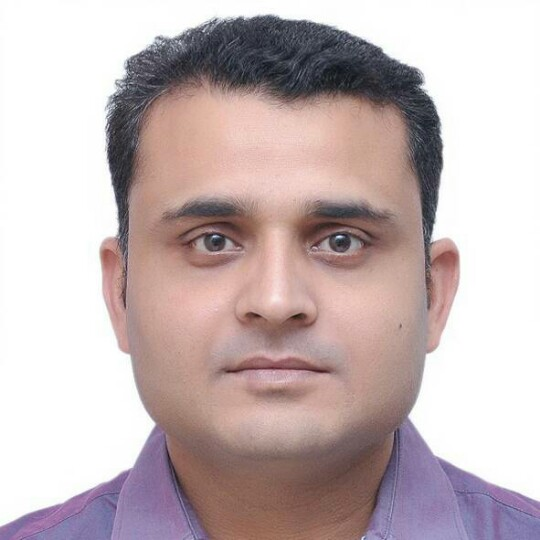
#> input picture image-processing-opencv/input1.jpg, 540 x 540 px
$ python rotation.py
#> lines starting #> are read from the running program, lines starting #| are printed output that depends on the picture
import cv2
import numpy as np

img = cv2.imread("input1.jpg")
#> img is the input picture: shape (540, 540, 3); mean B, G, R 182.1, 181.5, 197
height, width = img.shape[:2]
#> height = 540; width = 540
rotationMatrix = cv2.getRotationMatrix2D((width/2, height/2), 270, 1)
rotatedImg = cv2.warpAffine(img, rotationMatrix, (width, height))
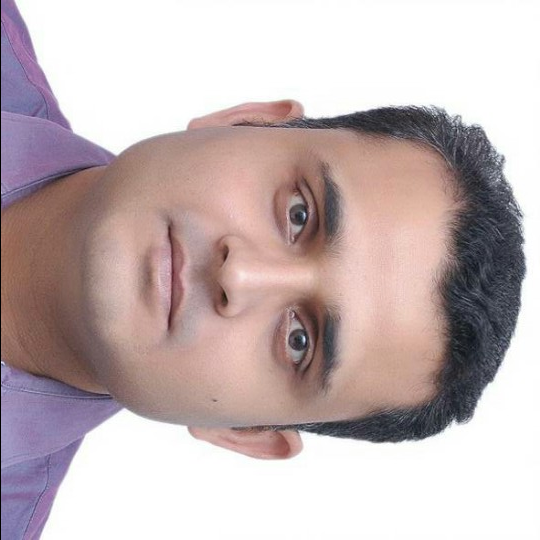
#> rotatedImg: shape (540, 540, 3); mean B, G, R 181.7, 181.1, 196.6

cv2.imshow("Rotated Image by 270 degree", rotatedImg)

rotatedImg = cv2.transpose(img)
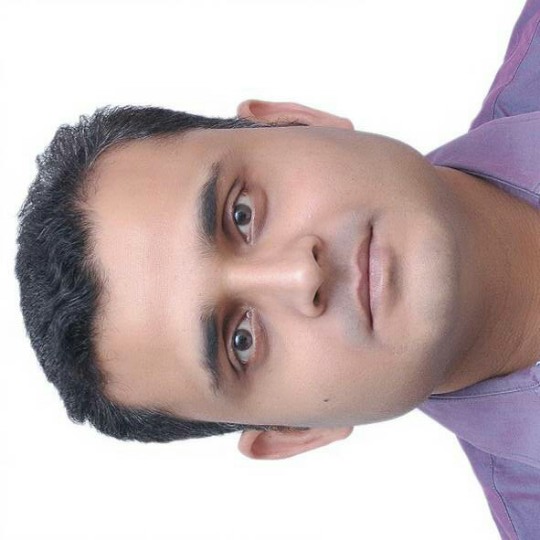
#> rotatedImg: shape (540, 540, 3); mean B, G, R 182.1, 181.5, 197
cv2.imshow("Rotated Image by Transpose", rotatedImg)

smaller = cv2.pyrDown(img)
largerImg = cv2.pyrUp(img)
largest = cv2.pyrUp(largerImg)
cv2.imshow("Smaller Image", smaller)
cv2.imshow("Larger", largerImg)
cv2.imshow("Largest", largest)

cv2.waitKey()
cv2.destroyAllWindows()

$ run again, with image-processing-opencv/Sunflowers.jpg copied over image-processing-opencv/input1.jpg
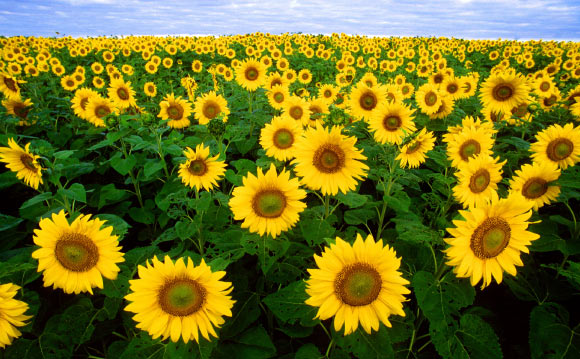
#> input picture image-processing-opencv/Sunflowers.jpg, 580 x 359 px
#> img is the input picture: shape (359, 580, 3); mean B, G, R 33.5, 114.1, 115.8
#> `rotatedImg = cv2.transpose(img)`:
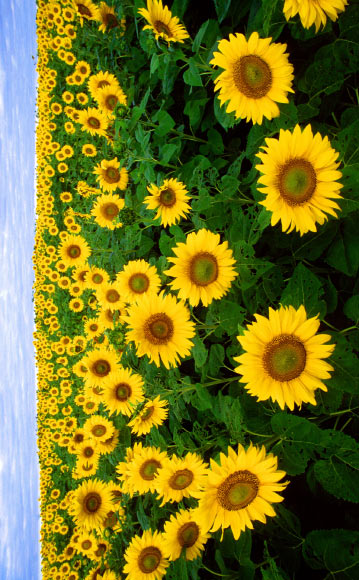
#> rotatedImg: shape (580, 359, 3); mean B, G, R 33.5, 114.1, 115.8
#> `largerImg = cv2.pyrUp(img)`:
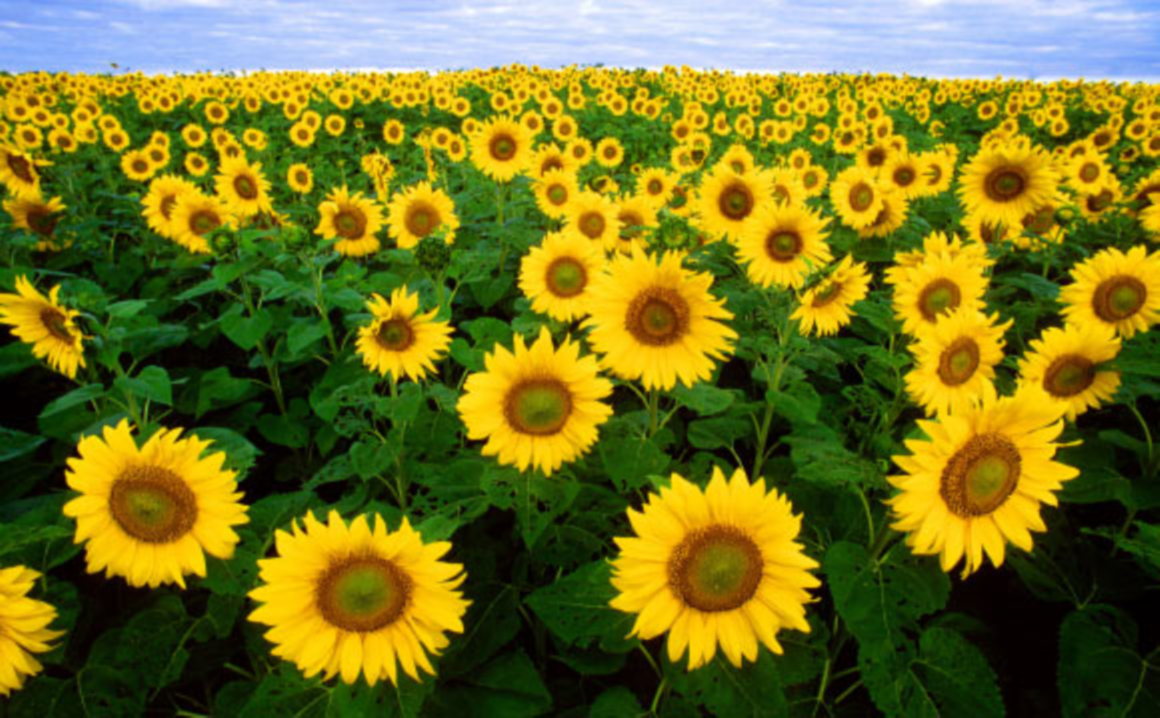
#> largerImg: shape (718, 1160, 3); mean B, G, R 33.4, 114, 115.7
